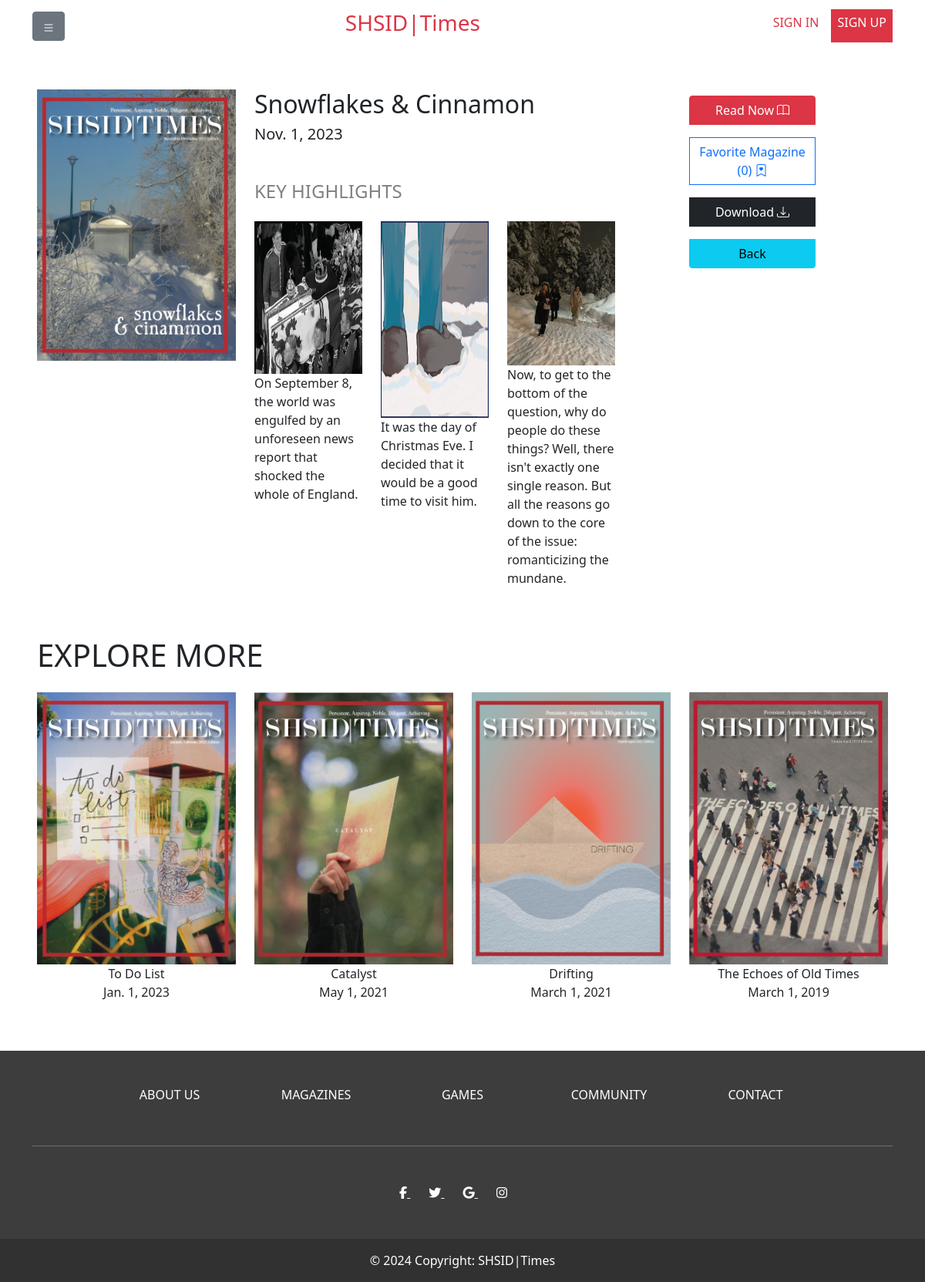
The app's page /magazine/10 with its own data.
### magazines/models.py (models this page shows, shortened)
class Magazine(models.Model):
    title = models.CharField(max_length=100)
    theme = models.CharField(max_length=100, null=True)
    cover = models.ImageField(upload_to='cover/', null=True, blank=True)
    upload_date = models.DateTimeField(null=True)
    document = models.FileField(upload_to='library/')
    img1 = models.ImageField(upload_to="highlight/")
    img2 = models.ImageField(upload_to="highlight/")
    img3 = models.ImageField(upload_to="highlight/")
    t1 = models.CharField(max_length=300, null=True)
    t2 = models.CharField(max_length=300, null=True)
    t3 = models.CharField(max_length=300, null=True)

### magazines/views.py (the view)
# urls.py: path('magazine/', include('magazines.urls')),
def magazine(request, magazine_id):
    assert isinstance(request, HttpRequest)
    mag = Magazine.objects.filter(id=magazine_id)[0]
    recents = Magazine.objects.filter(~Q(id=magazine_id)).order_by('-upload_date')[:5]
    return render(
        request,
        'magazine.html',
        {
            "title": "Magazine",
            "magazine": mag,
            "recent_issues": recents
        }
    )

### templates/magazine.html (shortened to what this page needs)
{% extends "layout.html" %}
{% block content %}
    <div class="m-5">
        <div class="row">
            <div class="col-3">
                <img src="/media/{{ magazine.cover }}" alt="Example Image" class="img-fluid">
            </div>
            <div class="col-6">
                <h2>{{ magazine.title }}</h2>
                <h5>{{ magazine.upload_date.date }}</h5>
                <div class="my-5">
                    <h4 style="color: gray;">KEY HIGHLIGHTS</h4>
                    <div class="row">
                        <div class="col-4 text-dark row py-3 text-decoration-none">
                                <img src="/media/{{ magazine.img1 }}" alt="Image" class="col-12">
                                <span class="col-12">{{magazine.t1}}</span>
                        </div>
                        <div class="col-4 text-dark row py-3 text-decoration-none">
                                <img src="/media/{{ magazine.img2 }}" alt="Image" class="col-12">
                                <span class="col-12">{{magazine.t2}}</span>
                        </div>
                        <div class="col-4 text-dark row py-3 text-decoration-none">
                                <img src="/media/{{ magazine.img3 }}" alt="Image" class="col-12">
                                <span class="col-12">{{magazine.t3}}</span>
                        </div>
                    </div>
                </div>
            </div>
            <div class="col-2">
                <form method="post" action="{% url 'magazine_favorite' magazine_id=magazine.id %}" class="btn-group-vertical">
                    <a class="btn btn-danger my-2" target="_blank" href="/media/{{ magazine.document }}">Read Now<i class="bi bi-book ps-1"></i></a>
                    {% if user.is_authenticated %}
                        <button class="btn my-2 action-btn {% if magazine in user.favorites.all %}btn-primary{% else %}btn-outline-primary{% endif %}">{% if magazine in user.favorites.all %}Unfavorite{% else %}Favorite{% endif %} Magazine ({{ magazine.saved_users.count }})<i class="bi bi-bookmark-heart ps-1"></i></button>
                    {% else %}
                        <a href="/login/" class="btn my-2  btn-outline-primary">Favorite Magazine ({{ magazine.saved_users.count }})<i class="bi bi-bookmark-heart ps-1"></i></a>
                    {% endif %}
                    <a class="btn btn-dark my-2" download="" href="/media/{{ magazine.document }}">Download<i class="bi bi-download ps-1"></i></a>
                    <a type="button" class="btn btn-info my-2" href="/">Back</a>
                </form>
            </div>
        </div>
        <div class="row">
            <h1>EXPLORE MORE</h1>
            {% for issue in recent_issues %}
                <a class="col text-center text-dark row py-3 text-decoration-none" href="{% url 'magazine' issue.id %}">
                    <img src="/media/{{ issue.cover }}" alt="Image" class="col-12">
                    <span class="col-12">{{ issue.title }}</span>
                    <span class="col-12">{{ issue.upload_date.date }}</span>
                </a>
            {% endfor %}
        </div>
    </div>
{% endblock %}

### records on screen
Magazine: cover (picture), title "Snowflakes & Cinnamon", upload_date "Nov. 1, 2023", img1 (picture), t1 "On September 8, the world was engulfed by an unforeseen news report that shocked the whole of England.", img2 (picture), t2 "It was the day of Christmas Eve. I decided that it would be a good time to visit him.", img3 (picture), t3 "Now, to get to the bottom of the question, why do people do these things? Well, there isn't exactly one single reason. But all the reasons go down to the core of the issue: romanticizing the mundane.", saved_users.count "0"
Magazine: cover (picture), title "To Do List", upload_date "Jan. 1, 2023"
Magazine: cover (picture), title "Catalyst", upload_date "May 1, 2021"
Magazine: cover (picture), title "Drifting", upload_date "March 1, 2021"
Magazine: cover (picture), title "The Echoes of Old Times", upload_date "March 1, 2019"
